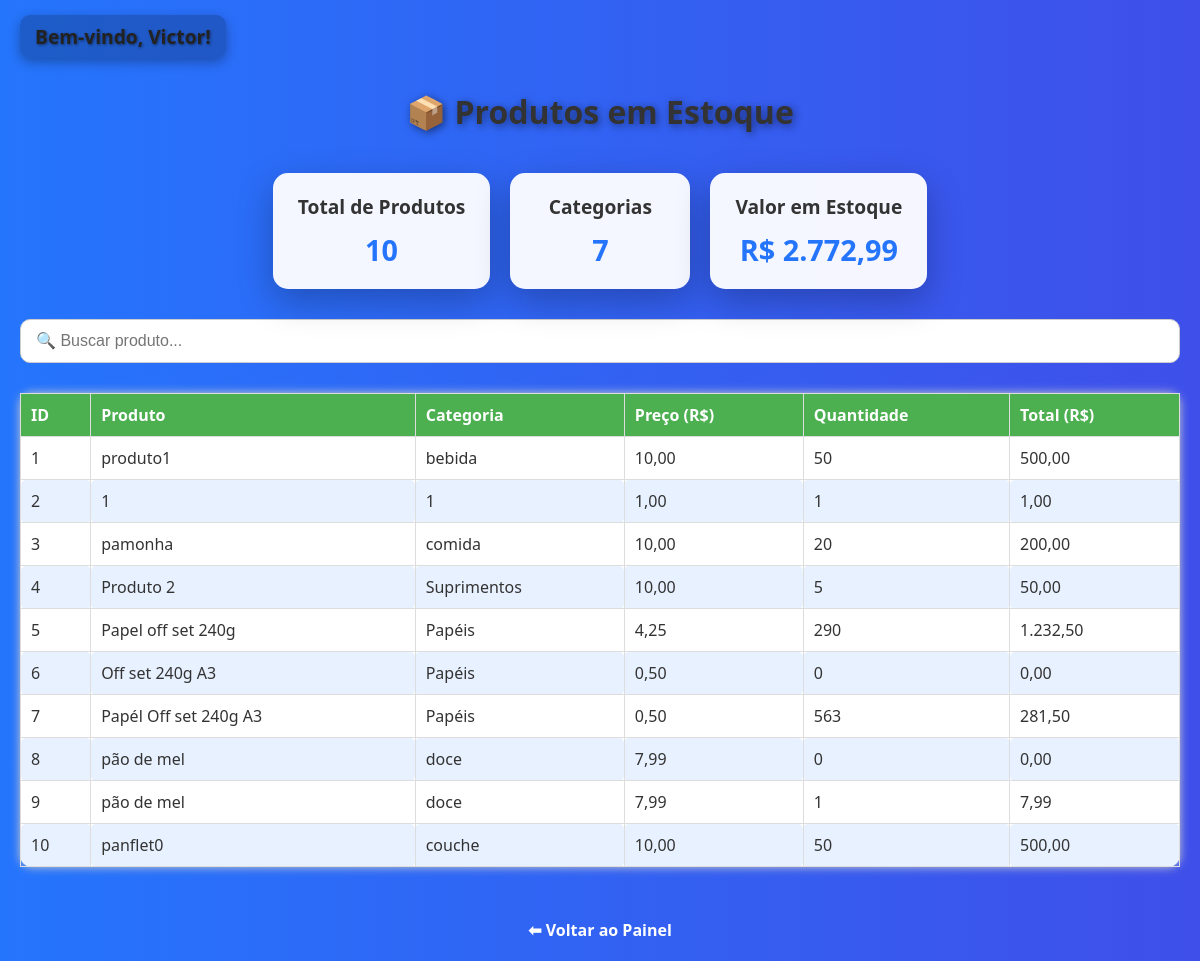
/listar_produtos.php (signed in), run on the app's committed database.
### tables this page shows
CREATE TABLE `produtos` (
  `id` int(11) NOT NULL,
  `nome` varchar(100) NOT NULL,
  `categoria` varchar(50) NOT NULL,
  `preco` decimal(10,2) DEFAULT NULL,
  `quantidade` int(11) DEFAULT 0
);

### listar_produtos.php (the view, shortened to what this page needs)
<?php
include "conexao.php";
$sql = "SELECT * FROM produtos";
$result = $conn->query($sql);
$totalProdutos = $conn->query("SELECT COUNT(*) AS total FROM produtos")->fetch_assoc()["total"];
$totalCategorias = $conn->query("SELECT COUNT(DISTINCT categoria) AS total FROM produtos")->fetch_assoc()["total"];
$totalValor = $conn->query("SELECT SUM(preco * quantidade) AS total FROM produtos")->fetch_assoc()["total"];
?>
<!DOCTYPE html>
<html lang="pt-br">
<head>
    <link rel="stylesheet" href="/controle_estoque/style.css">
</head>
<body>
    <div class="welcome">
        Bem-vindo, <?php echo $_SESSION["usuario_nome"]; ?>!
    </div>
    <h2>📦 Produtos em Estoque</h2>
    <div class="cards-container">
        <div class="card">
            <h3>Total de Produtos</h3>
            <p><?php echo $totalProdutos; ?></p>
        </div>
        <div class="card">
            <h3>Categorias</h3>
            <p><?php echo $totalCategorias; ?></p>
        </div>
        <div class="card">
            <h3>Valor em Estoque</h3>
            <p>R$ <?php echo number_format($totalValor, 2, ',', '.'); ?></p>
        </div>
    </div>
    <input type="text" id="busca" placeholder="🔍 Buscar produto..." onkeyup="buscarProduto()">
    <table id="tabelaProdutos">
        <thead>
            <tr>
                <th>ID</th>
                <th>Produto</th>
                <th>Categoria</th>
                <th>Preço (R$)</th>
                <th>Quantidade</th>
                <th>Total (R$)</th>
            </tr>
        </thead>
        <tbody>
            <?php while($row = $result->fetch_assoc()): ?>
                <tr>
                    <td><?php echo $row["id"]; ?></td>
                    <td><?php echo $row["nome"]; ?></td>
                    <td><?php echo $row["categoria"]; ?></td>
                    <td><?php echo number_format($row["preco"], 2, ',', '.'); ?></td>
                    <td><?php echo $row["quantidade"]; ?></td>
                    <td><?php echo number_format($row["preco"] * $row["quantidade"], 2, ',', '.'); ?></td>
                </tr>
            <?php endwhile; ?>
        </tbody>
    </table>
    <br>
    <a href="home.php">⬅ Voltar ao Painel</a>
</body>
</html>

### style.css (style rules this page uses)
body { font-family: Arial, sans-serif; background-color: #f4f4f4; margin: 20px; }
* { margin: 0; padding: 0; box-sizing: border-box; }
body { font-family: 'Segoe UI', Tahoma, Geneva, Verdana, sans-serif; min-height: 100vh; display: flex; flex-direction: column; align-items: center; padding-top: 70px; color: #fff; background: linear-gradient(270deg, #ff7e5f, #feb47b, #6a11cb, #2575fc); background-size: 800% 800%; animation: gradientBG 30s ease infinite; transition: all 0.5s ease; }
h2 { text-align: center; margin-bottom: 20px; text-shadow: 2px 2px 8px rgba(0,0,0,0.5); font-size: 2rem; animation: fadeIn 1s ease forwards; }
.welcome { position: fixed; top: 15px; left: 20px; font-size: 1.2rem; font-weight: bold; color: #fff; text-shadow: 1px 1px 3px rgba(0,0,0,0.5); background-color: rgba(0,0,0,0.2); padding: 8px 15px; border-radius: 10px; box-shadow: 0 4px 12px rgba(0,0,0,0.3); animation: fadeIn 1s ease forwards; z-index: 1000; }
input, select { width: 100%; padding: 12px 15px; margin: 10px 0; border-radius: 10px; border: 1px solid #ccc; font-size: 1rem; transition: all 0.3s ease; }
a { text-decoration: none; color: #fff; display: inline-block; margin-top: 10px; font-weight: bold; transition: all 0.3s ease; }
table { width: 95%; margin: 20px auto; border-collapse: separate; border-spacing: 0; background-color: rgba(255,255,255,0.95); border-radius: 12px; box-shadow: 0 12px 35px rgba(0,0,0,0.25); animation: fadeIn 1s ease forwards; }
th, td { padding: 15px 20px; text-align: left; font-size: 1rem; color: #333; transition: all 0.3s ease; }
th { background-color: #2575fc; color: #fff; font-weight: bold; }
tr:nth-child(even) td { background-color: rgba(37,117,252,0.1); }
tr:nth-child(odd) td { background-color: rgba(255,255,255,0.9); }
td { border-bottom: 1px solid rgba(0,0,0,0.1); border-radius: 5px; }
.cards-container { display: flex; justify-content: center; gap: 20px; margin: 20px 0; flex-wrap: wrap; }
.card { background-color: rgba(255,255,255,0.95); color: #333; padding: 20px 25px; border-radius: 15px; box-shadow: 0 12px 35px rgba(0,0,0,0.25); min-width: 180px; text-align: center; transition: transform 0.3s ease, box-shadow 0.3s ease; animation: slideUp 1s ease forwards; }
.card h3 { margin-bottom: 10px; font-size: 1.2rem; }
.card p { font-size: 1.8rem; font-weight: bold; color: #2575fc; }
h2 { color: #333; }
table { width: 100%; border-collapse: collapse; margin-top: 20px; background-color: #fff; box-shadow: 0px 0px 10px #ccc; }
table th, table td { border: 1px solid #ddd; padding: 10px; text-align: left; }
table th { background-color: #4CAF50; color: white; }
.welcome { font-weight: bold; margin-bottom: 15px; color: #222; }

### data on the page
produtos: id "1", nome "produto1", categoria "bebida", preco "10,00", quantidade "50", $row["preco"] * $row["quantidade"] "500,00"
produtos: id "2", nome "1", categoria "1", preco "1,00", quantidade "1", $row["preco"] * $row["quantidade"] "1,00"
produtos: id "3", nome "pamonha", categoria "comida", preco "10,00", quantidade "20", $row["preco"] * $row["quantidade"] "200,00"
produtos: id "4", nome "Produto 2", categoria "Suprimentos", preco "10,00", quantidade "5", $row["preco"] * $row["quantidade"] "50,00"
produtos: id "5", nome "Papel off set 240g", categoria "Papéis", preco "4,25", quantidade "290", $row["preco"] * $row["quantidade"] "1.232,50"
produtos: id "6", nome "Off set 240g A3", categoria "Papéis", preco "0,50", quantidade "0", $row["preco"] * $row["quantidade"] "0,00"
produtos: id "7", nome "Papél Off set 240g A3", categoria "Papéis", preco "0,50", quantidade "563", $row["preco"] * $row["quantidade"] "281,50"
produtos: id "8", nome "pão de mel", categoria "doce", preco "7,99", quantidade "0", $row["preco"] * $row["quantidade"] "0,00"
produtos: id "9", nome "pão de mel", categoria "doce", preco "7,99", quantidade "1", $row["preco"] * $row["quantidade"] "7,99"
produtos: id "10", nome "panflet0", categoria "couche", preco "10,00", quantidade "50", $row["preco"] * $row["quantidade"] "500,00"

### other printed values
$_SESSION["usuario_nome"] "Victor"
$totalProdutos "10"
$totalCategorias "7"
$totalValor "2.772,99"
